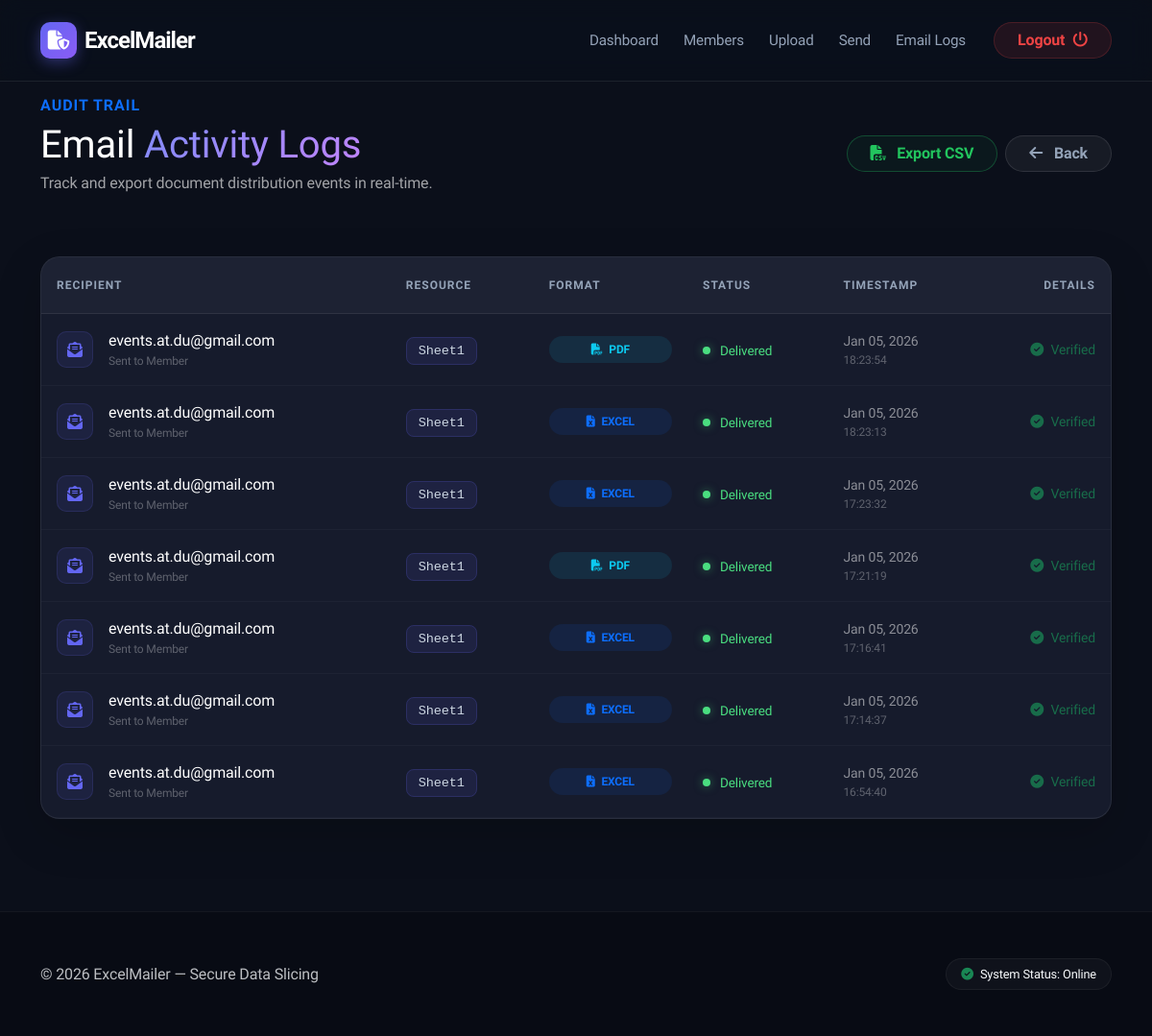
The page /email-logs/ (signed in) on the database its author committed.
### myapp/models.py (models this page shows, shortened)
class EmailLog(models.Model):
    SEND_TYPE_CHOICES = (
        ("excel", "Excel"),
        ("pdf", "PDF"),
    )
    STATUS_CHOICES = (
        ("success", "Success"),
        ("failed", "Failed"),
    )
    sent_by = models.ForeignKey(
        User,
        on_delete=models.CASCADE,
        related_name="email_logs"
    )
    recipient_email = models.EmailField()
    sheet_name = models.CharField(max_length=100)
    send_type = models.CharField(max_length=10, choices=SEND_TYPE_CHOICES)
    status = models.CharField(max_length=10, choices=STATUS_CHOICES)
    error_message = models.TextField(blank=True)
    sent_at = models.DateTimeField(auto_now_add=True)

### myapp/views.py (the view)
# urls.py: path("email-logs/", views.email_logs, name="email_logs"),
@login_required
def email_logs(request):
    logs = EmailLog.objects.filter(
        sent_by=request.user
    ).order_by("-sent_at")
    return render(request, "email_logs.html", {
        "logs": logs
    })

### templates/email_logs.html (shortened to what this page needs)
{% extends "base.html" %}
{% block content %}
<div class="container pb-5">
    <div class="row align-items-center mb-5">
        <div class="col-md-6">
            <h6 class="text-primary text-uppercase fw-bold ls-1 mb-2">Audit Trail</h6>
            <h1 class="fw-800 display-6 mb-1 text-white">Email <span class="text-gradient">Activity Logs</span></h1>
            <p class="text-muted">Track and export document distribution events in real-time.</p>
        </div>
        <div class="col-md-6 text-md-end mt-3 mt-md-0">
            <div class="d-flex flex-wrap gap-2 justify-content-md-end">
                <a href="{% url 'export_email_logs' %}" class="btn btn-outline-success-custom rounded-pill px-4">
                    <i class="fa-solid fa-file-csv me-2"></i> Export CSV
                </a>
                <a href="{% url 'dashboard' %}" class="btn btn-outline-glass rounded-pill px-4">
                    <i class="fa-solid fa-arrow-left me-2"></i> Back
                </a>
            </div>
        </div>
    </div>
    <div class="glass-card-table shadow-lg">
        <div class="table-responsive">
            <table class="table table-dark-custom mb-0">
                <thead>
                    <tr>
                        <th class="ps-4">Recipient</th>
                        <th>Resource</th>
                        <th>Format</th>
                        <th>Status</th>
                        <th>Timestamp</th>
                        <th class="pe-4 text-end">Details</th>
                    </tr>
                </thead>
                <tbody>
                    {% for log in logs %}
                    <tr>
                        <td class="ps-4">
                            <div class="d-flex align-items-center">
                                <div class="log-icon me-3">
                                    <i class="fa-solid fa-envelope-open-text"></i>
                                </div>
                                <div>
                                    <div class="text-white fw-500">{{ log.recipient_email }}</div>
                                    <div class="smaller text-muted opacity-50">Sent to Member</div>
                                </div>
                            </div>
                        </td>
                        <td>
                            <code class="sheet-badge small">{{ log.sheet_name }}</code>
                        </td>
                        <td>
                            <span class="badge bg-opacity-10 {% if log.send_type == 'pdf' %}bg-info text-info{% else %}bg-primary text-primary{% endif %} rounded-pill px-3 py-2 smaller">
                                <i class="fa-solid {% if log.send_type == 'pdf' %}fa-file-pdf{% else %}fa-file-excel{% endif %} me-1"></i>
                                {{ log.send_type|upper }}
                            </span>
                        </td>
                        <td>
                            {% if log.status == "success" %}
                                <span class="status-indicator">
                                    <span class="dot"></span> Delivered
                                </span>
                            {% else %}
                                <span class="status-indicator error">
                                    <span class="dot"></span> Failed
                                </span>
                            {% endif %}
                        </td>
                        <td>
                            <div class="small text-muted">
                                <div class="text-white-50">{{ log.sent_at|date:"M d, Y" }}</div>
                                <div class="opacity-50 smaller">{{ log.sent_at|date:"H:i:s" }}</div>
                            </div>
                        </td>
                        <td class="pe-4 text-end">
                            {% if log.error_message %}
                                <span class="text-danger small fw-bold" title="{{ log.error_message }}" style="cursor:help;">
                                    <i class="fa-solid fa-circle-exclamation me-1"></i> View Error
                                </span>
                            {% else %}
                                <span class="text-success small opacity-75">
                                    <i class="fa-solid fa-circle-check me-1"></i> Verified
                                </span>
                            {% endif %}
                        </td>
                    </tr>
                    {% endfor %}
                </tbody>
            </table>
        </div>
    </div>
</div>
{% endblock %}

### static/css/style.css (style rules this page uses)
:root { --bg-midnight: #0b0f1a; --bg-card: #161b2c; --accent-indigo: #6366f1; --accent-purple: #8b5cf6; --text-main: #f8fafc; --text-muted: #94a3b8; --nav-glass: rgba(11, 15, 26, 0.8); }
body.dark-theme { background-color: var(--bg-midnight); color: var(--text-main); font-family: 'Plus Jakarta Sans', sans-serif; letter-spacing: -0.01em; }
.text-gradient { background: linear-gradient(135deg, #818cf8, #c084fc); -webkit-background-clip: text; -webkit-text-fill-color: transparent; }
.text-muted { color : rgba(255, 255, 255, 0.618) !important; }
.ls-1 { letter-spacing: 1px; }
.glass-card-table { background: var(--bg-card); border-radius: 20px; border: 1px solid rgba(255, 255, 255, 0.08); overflow: hidden; box-shadow: 0 15px 35px rgba(0, 0, 0, 0.2); }
.table-dark-custom { background-color: transparent !important; color: var(--text-main) !important; }
.table-dark-custom thead th { background: rgba(255, 255, 255, 0.03) !important; color: var(--text-muted) !important; border-bottom: 1px solid rgba(255, 255, 255, 0.08) !important; padding: 1.25rem 1rem !important; text-transform: uppercase; font-size: 0.75rem; letter-spacing: 1px; }
.table-dark-custom tbody td { background: transparent !important; color: var(--text-main) !important; border-bottom: 1px solid rgba(255, 255, 255, 0.05) !important; padding: 1rem !important; vertical-align: middle; }
.sheet-badge { background: rgba(99, 102, 241, 0.1); border: 1px solid rgba(99, 102, 241, 0.2); color: #cbd5e1; padding: 6px 12px; border-radius: 8px; font-size: 0.85rem; font-weight: 500; }
.status-indicator { color: #4ade80; font-size: 0.85rem; display: inline-flex; align-items: center; }
.status-indicator .dot { height: 8px; width: 8px; background-color: #4ade80; border-radius: 50%; margin-right: 10px; box-shadow: 0 0 10px rgba(74, 222, 128, 0.5); }
.btn-outline-glass { background: rgba(255, 255, 255, 0.05); color: var(--text-muted); border: 1px solid rgba(255, 255, 255, 0.1); transition: all 0.3s ease; }
.smaller { font-size: 0.75rem; }
.fw-500 { font-weight: 500; }
.smaller { font-size: 0.7rem; display: block; }
.btn-outline-success-custom { color: #22c55e; border: 1px solid rgba(34, 197, 101, 0.3); background: rgba(34, 197, 94, 0.05); font-weight: 600; transition: all 0.3s ease; }
.btn-outline-glass { background: rgba(255, 255, 255, 0.05); color: #94a3b8; border: 1px solid rgba(255, 255, 255, 0.1); font-weight: 600; }
.log-icon { width: 38px; height: 38px; background: rgba(99, 102, 241, 0.1); color: var(--accent-indigo); display: flex; align-items: center; justify-content: center; border-radius: 10px; font-size: 1rem; border: 1px solid rgba(99, 102, 241, 0.15); }
.table-dark-custom tbody tr td { border-bottom: 1px solid rgba(255, 255, 255, 0.03) !important; vertical-align: middle; }

### rows shown on the page
EmailLog: recipient_email "events.at.du@gmail.com", sheet_name "Sheet1", send_type "PDF", status "success" (drawn), sent_at "Jan 05, 2026", sent_at "18:23:54", error_message "Verified"
EmailLog: recipient_email "events.at.du@gmail.com", sheet_name "Sheet1", send_type "EXCEL", status "success" (drawn), sent_at "Jan 05, 2026", sent_at "18:23:13", error_message "Verified"
EmailLog: recipient_email "events.at.du@gmail.com", sheet_name "Sheet1", send_type "EXCEL", status "success" (drawn), sent_at "Jan 05, 2026", sent_at "17:23:32", error_message "Verified"
EmailLog: recipient_email "events.at.du@gmail.com", sheet_name "Sheet1", send_type "PDF", status "success" (drawn), sent_at "Jan 05, 2026", sent_at "17:21:19", error_message "Verified"
EmailLog: recipient_email "events.at.du@gmail.com", sheet_name "Sheet1", send_type "EXCEL", status "success" (drawn), sent_at "Jan 05, 2026", sent_at "17:16:41", error_message "Verified"
EmailLog: recipient_email "events.at.du@gmail.com", sheet_name "Sheet1", send_type "EXCEL", status "success" (drawn), sent_at "Jan 05, 2026", sent_at "17:14:37", error_message "Verified"
EmailLog: recipient_email "events.at.du@gmail.com", sheet_name "Sheet1", send_type "EXCEL", status "success" (drawn), sent_at "Jan 05, 2026", sent_at "16:54:40", error_message "Verified"
